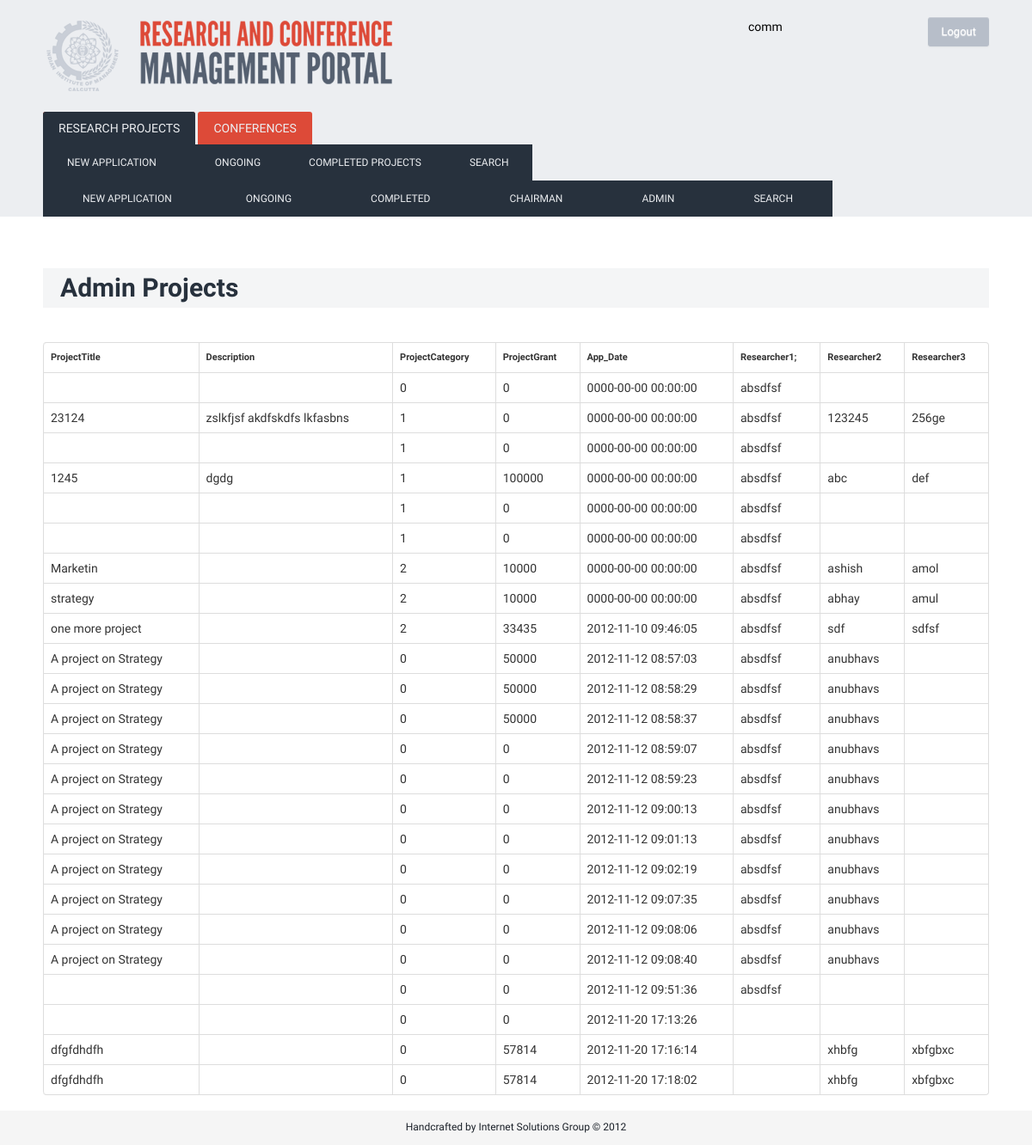
Before: /index.php/app_admin (signed in) with the older database file.
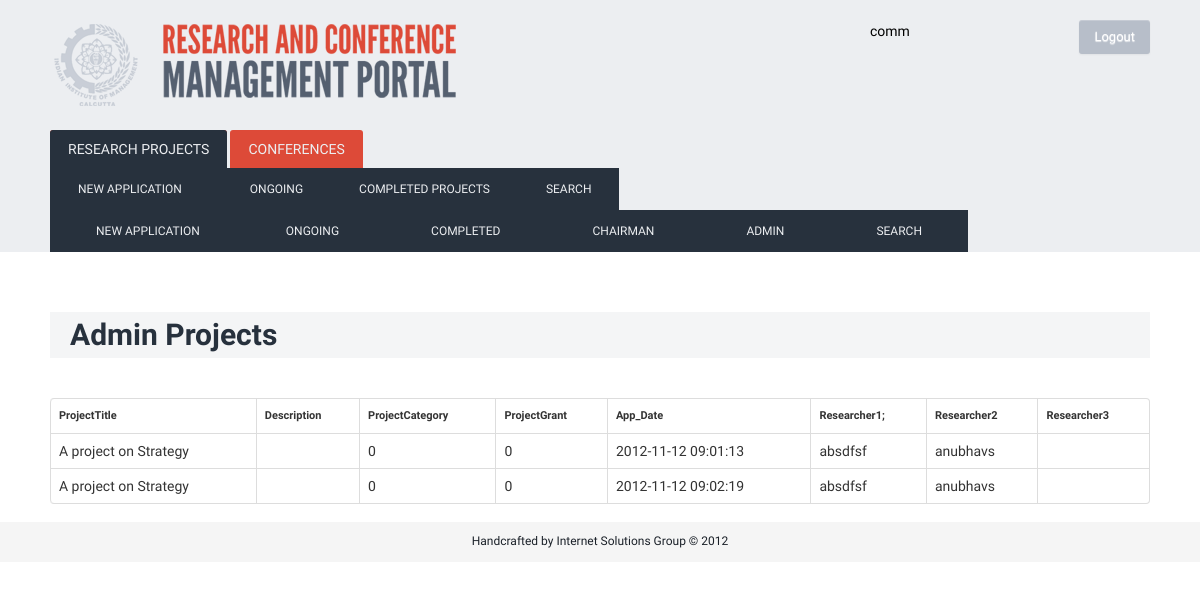
After: the same page with the newer database file.
### tables this page shows
CREATE TABLE IF NOT EXISTS `project` (
  `ProjectTitle` varchar(400) NOT NULL,
  `WorkOrderId` varchar(1000) NOT NULL,
  `ProjectId` bigint(200) NOT NULL AUTO_INCREMENT,
  `Description` varchar(2000) NOT NULL,
  `App_Date` timestamp NOT NULL DEFAULT CURRENT_TIMESTAMP COMMENT 'The  date of application of the project',
  `Start_Date` date NOT NULL,
  `End_Date` date NOT NULL,
  `Researcher1` varchar(80) NOT NULL,
  `Researcher2` varchar(80) NOT NULL,
  `Researcher3` varchar(80) NOT NULL,
  `ProjectCategory` varchar(30) NOT NULL,
  `ProjectGrant` int(11) NOT NULL,
  `PStatus` varchar(50) NOT NULL,
  `Deliverables` varchar(500) NOT NULL,
  `cases` int(11) NOT NULL DEFAULT '0',
  `journals` int(11) NOT NULL DEFAULT '0',
  `chapters` int(11) NOT NULL DEFAULT '0',
  `conference` int(11) NOT NULL DEFAULT '0',
  `paper` int(11) NOT NULL DEFAULT '0',
  `books` int(11) NOT NULL DEFAULT '0',
  `comm_approval` int(11) NOT NULL DEFAULT '0',
  `ResearchAssistanceBudget` int(11) NOT NULL,
  `RCEBudget` int(11) NOT NULL,
  `InvestigatorsBudget` int(11) NOT NULL,
  `TravelAccoBudget` int(11) NOT NULL,
  `CommunicationBudget` int(11) NOT NULL,
  `ITCostsBudget` int(11) NOT NULL,
  `DisseminationBudget` int(11) NOT NULL,
  `ContingencyBudget` int(11) NOT NULL,
  PRIMARY KEY (`ProjectId`),
  UNIQUE KEY `ProjectId` (`ProjectId`),
  UNIQUE KEY `ProjectId_2` (`ProjectId`)
);

### index.php (called while the page is built, shortened)
<?php
require_once BASEPATH.'core/CodeIgniter.php';

### application/models/project_model.php (called while the page is built, shortened)
<?PHP
class Project_model extends CI_Model {
	function project_stage($stage)
		{
		$queryStr='SELECT * FROM project WHERE PStatus = "app_'.$stage.'";';
		$query = $this->db->query($queryStr);
		return $query;
		}
}
?>

### application/controllers/app_admin.php (the view, shortened to what this page needs)
<?PHP
class App_admin extends CI_Controller {
	function index()
		{
			$data['myClass']=$this;
			$data['action']=0;
			if ($_SESSION['usertype']==2){
				$this->load->view('layoutComm',$data);
			} elseif($_SESSION['usertype']==3){
				$this->load->view('layoutChairman',$data);
			}
			else{
			echo 'hello';
			header("location:login");
			}
		}
	function load_php()
				{
				$this->load->model('project_model');
				$stage='admin';
				$Query= $this->project_model->project_stage($stage);
				echo '
				<h1>Admin Projects</h1>
				<table class="table table-bordered">';
					 echo '<TR><TD><h4>ProjectTitle</h4></TD><TD><h4>Description</h4></TD><TD><h4>ProjectCategory</TD><TD><h4>ProjectGrant</TD><TD><h4>App_Date</TD><TD><h4>Researcher1;</TD><TD><h4>Researcher2</TD><TD><h4>Researcher3 </h1></TR>
					 <tbody>';
					 foreach($Query->result() as $row)
					 {
						 echo '<TR><TD>';
						 print $row->ProjectTitle;
						 echo '</TD><TD>';
						 print $row->Description;
						 echo '</TD><TD>';
						 print $row->ProjectCategory;
						 echo '</TD><TD>';
						 print $row->ProjectGrant;
						 echo '</TD><TD>';
						 print $row->App_Date;
						 echo '</TD><TD>';
						 print $row->Researcher1;
						 echo '</TD><TD>';
						 print $row->Researcher2;
						 echo '</TD><TD>';
						 print $row->Researcher3;
					 }
				echo '</tbody></TABLE>';
                }
	}
?>

Changed rows visible on the page:
removed project: ProjectCategory "0", ProjectGrant "0", App_Date "0000-00-00 00:00:00", Researcher1 "absdfsf"
removed project: ProjectTitle "23124", Description "zslkfjsf akdfskdfs lkfasbns", ProjectCategory "1", ProjectGrant "0", App_Date "0000-00-00 00:00:00", Researcher1 "absdfsf", Researcher2 "123245", Researcher3 "256ge"
removed project: ProjectCategory "1", ProjectGrant "0", App_Date "0000-00-00 00:00:00", Researcher1 "absdfsf"
removed project: ProjectTitle "1245", Description "dgdg", ProjectCategory "1", ProjectGrant "100000", App_Date "0000-00-00 00:00:00", Researcher1 "absdfsf", Researcher2 "abc", Researcher3 "def"
removed project: ProjectCategory "1", ProjectGrant "0", App_Date "0000-00-00 00:00:00", Researcher1 "absdfsf"
removed project: ProjectCategory "1", ProjectGrant "0", App_Date "0000-00-00 00:00:00", Researcher1 "absdfsf"
removed project: ProjectTitle "Marketin", ProjectCategory "2", ProjectGrant "10000", App_Date "0000-00-00 00:00:00", Researcher1 "absdfsf", Researcher2 "ashish", Researcher3 "amol"
removed project: ProjectTitle "strategy", ProjectCategory "2", ProjectGrant "10000", App_Date "0000-00-00 00:00:00", Researcher1 "absdfsf", Researcher2 "abhay", Researcher3 "amul"
removed project: ProjectTitle "one more project", ProjectCategory "2", ProjectGrant "33435", App_Date "2012-11-10 09:46:05", Researcher1 "absdfsf", Researcher2 "sdf", Researcher3 "sdfsf"
removed project: ProjectTitle "A project on Strategy", ProjectCategory "0", ProjectGrant "50000", App_Date "2012-11-12 08:57:03", Researcher1 "absdfsf", Researcher2 "anubhavs"
removed project: ProjectTitle "A project on Strategy", ProjectCategory "0", ProjectGrant "50000", App_Date "2012-11-12 08:58:29", Researcher1 "absdfsf", Researcher2 "anubhavs"
removed project: ProjectTitle "A project on Strategy", ProjectCategory "0", ProjectGrant "50000", App_Date "2012-11-12 08:58:37", Researcher1 "absdfsf", Researcher2 "anubhavs"
removed project: ProjectTitle "A project on Strategy", ProjectCategory "0", ProjectGrant "0", App_Date "2012-11-12 08:59:07", Researcher1 "absdfsf", Researcher2 "anubhavs"
removed project: ProjectTitle "A project on Strategy", ProjectCategory "0", ProjectGrant "0", App_Date "2012-11-12 08:59:23", Researcher1 "absdfsf", Researcher2 "anubhavs"
removed project: ProjectTitle "A project on Strategy", ProjectCategory "0", ProjectGrant "0", App_Date "2012-11-12 09:00:13", Researcher1 "absdfsf", Researcher2 "anubhavs"
removed project: ProjectTitle "A project on Strategy", ProjectCategory "0", ProjectGrant "0", App_Date "2012-11-12 09:07:35", Researcher1 "absdfsf", Researcher2 "anubhavs"
removed project: ProjectTitle "A project on Strategy", ProjectCategory "0", ProjectGrant "0", App_Date "2012-11-12 09:08:06", Researcher1 "absdfsf", Researcher2 "anubhavs"
removed project: ProjectTitle "A project on Strategy", ProjectCategory "0", ProjectGrant "0", App_Date "2012-11-12 09:08:40", Researcher1 "absdfsf", Researcher2 "anubhavs"
removed project: ProjectCategory "0", ProjectGrant "0", App_Date "2012-11-12 09:51:36", Researcher1 "absdfsf"
removed project: ProjectCategory "0", ProjectGrant "0", App_Date "2012-11-20 17:13:26"
removed project: ProjectTitle "dfgfdhdfh", ProjectCategory "0", ProjectGrant "57814", App_Date "2012-11-20 17:16:14", Researcher2 "xhbfg", Researcher3 "xbfgbxc"
removed project: ProjectTitle "dfgfdhdfh", ProjectCategory "0", ProjectGrant "57814", App_Date "2012-11-20 17:18:02", Researcher2 "xhbfg", Researcher3 "xbfgbxc"
